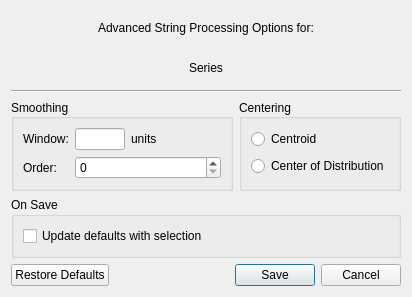
<?xml version="1.0" encoding="UTF-8"?>
<ui version="4.0">
 <class>Dialog</class>
 <widget class="QDialog" name="Dialog">
  <property name="windowModality">
   <enum>Qt::WindowModal</enum>
  </property>
  <property name="geometry">
   <rect>
    <x>0</x>
    <y>0</y>
    <width>412</width>
    <height>297</height>
   </rect>
  </property>
  <property name="windowTitle">
   <string>Dialog</string>
  </property>
  <property name="modal">
   <bool>true</bool>
  </property>
  <layout class="QVBoxLayout" name="verticalLayout_3">
   <item>
    <widget class="QLabel" name="label_3">
     <property name="text">
      <string>Advanced String Processing Options for:</string>
     </property>
     <property name="alignment">
      <set>Qt::AlignCenter</set>
     </property>
    </widget>
   </item>
   <item>
    <widget class="QLabel" name="labelName">
     <property name="text">
      <string>Series</string>
     </property>
     <property name="alignment">
      <set>Qt::AlignCenter</set>
     </property>
    </widget>
   </item>
   <item>
    <widget class="Line" name="line_2">
     <property name="orientation">
      <enum>Qt::Horizontal</enum>
     </property>
    </widget>
   </item>
   <item>
    <layout class="QHBoxLayout" name="horizontalLayout_2">
     <item>
      <widget class="QGroupBox" name="groupBox">
       <property name="title">
        <string>Smoothing</string>
       </property>
       <property name="alignment">
        <set>Qt::AlignLeading|Qt::AlignLeft|Qt::AlignVCenter</set>
       </property>
       <layout class="QFormLayout" name="formLayout">
        <item row="0" column="0">
         <widget class="QLabel" name="label">
          <property name="text">
           <string>Window:</string>
          </property>
         </widget>
        </item>
        <item row="0" column="1">
         <layout class="QHBoxLayout" name="horizontalLayout">
          <item>
           <widget class="QLineEdit" name="lineEditSmoothWindow">
            <property name="maximumSize">
             <size>
              <width>50</width>
              <height>16777215</height>
             </size>
            </property>
           </widget>
          </item>
          <item>
           <widget class="QLabel" name="labelSmoothWindowUnits">
            <property name="text">
             <string>units</string>
            </property>
           </widget>
          </item>
         </layout>
        </item>
        <item row="1" column="0">
         <widget class="QLabel" name="label_2">
          <property name="text">
           <string>Order:</string>
          </property>
         </widget>
        </item>
        <item row="1" column="1">
         <widget class="QSpinBox" name="spinBoxOrder"/>
        </item>
       </layout>
      </widget>
     </item>
     <item>
      <widget class="QGroupBox" name="groupBox_2">
       <property name="title">
        <string>Centering</string>
       </property>
       <property name="alignment">
        <set>Qt::AlignLeading|Qt::AlignLeft|Qt::AlignVCenter</set>
       </property>
       <layout class="QVBoxLayout" name="verticalLayout">
        <item>
         <widget class="QRadioButton" name="radioButtonCentroid">
          <property name="text">
           <string>Centroid</string>
          </property>
         </widget>
        </item>
        <item>
         <widget class="QRadioButton" name="radioButtonCOD">
          <property name="text">
           <string>Center of Distribution</string>
          </property>
         </widget>
        </item>
       </layout>
      </widget>
     </item>
    </layout>
   </item>
   <item>
    <widget class="QGroupBox" name="groupBox_3">
     <property name="title">
      <string>On Save</string>
     </property>
     <layout class="QVBoxLayout" name="verticalLayout_2">
      <item>
       <widget class="QCheckBox" name="checkBoxUpdateDefaults">
        <property name="enabled">
         <bool>true</bool>
        </property>
        <property name="text">
         <string>Update defaults with selection</string>
        </property>
       </widget>
      </item>
     </layout>
    </widget>
   </item>
   <item>
    <widget class="QDialogButtonBox" name="buttonBox">
     <property name="orientation">
      <enum>Qt::Horizontal</enum>
     </property>
     <property name="standardButtons">
      <set>QDialogButtonBox::Cancel|QDialogButtonBox::RestoreDefaults|QDialogButtonBox::Save</set>
     </property>
    </widget>
   </item>
  </layout>
 </widget>
 <resources/>
 <connections>
  <connection>
   <sender>buttonBox</sender>
   <signal>accepted()</signal>
   <receiver>Dialog</receiver>
   <slot>accept()</slot>
   <hints>
    <hint type="sourcelabel">
     <x>248</x>
     <y>254</y>
    </hint>
    <hint type="destinationlabel">
     <x>157</x>
     <y>274</y>
    </hint>
   </hints>
  </connection>
  <connection>
   <sender>buttonBox</sender>
   <signal>rejected()</signal>
   <receiver>Dialog</receiver>
   <slot>reject()</slot>
   <hints>
    <hint type="sourcelabel">
     <x>316</x>
     <y>260</y>
    </hint>
    <hint type="destinationlabel">
     <x>286</x>
     <y>274</y>
    </hint>
   </hints>
  </connection>
 </connections>
</ui>
